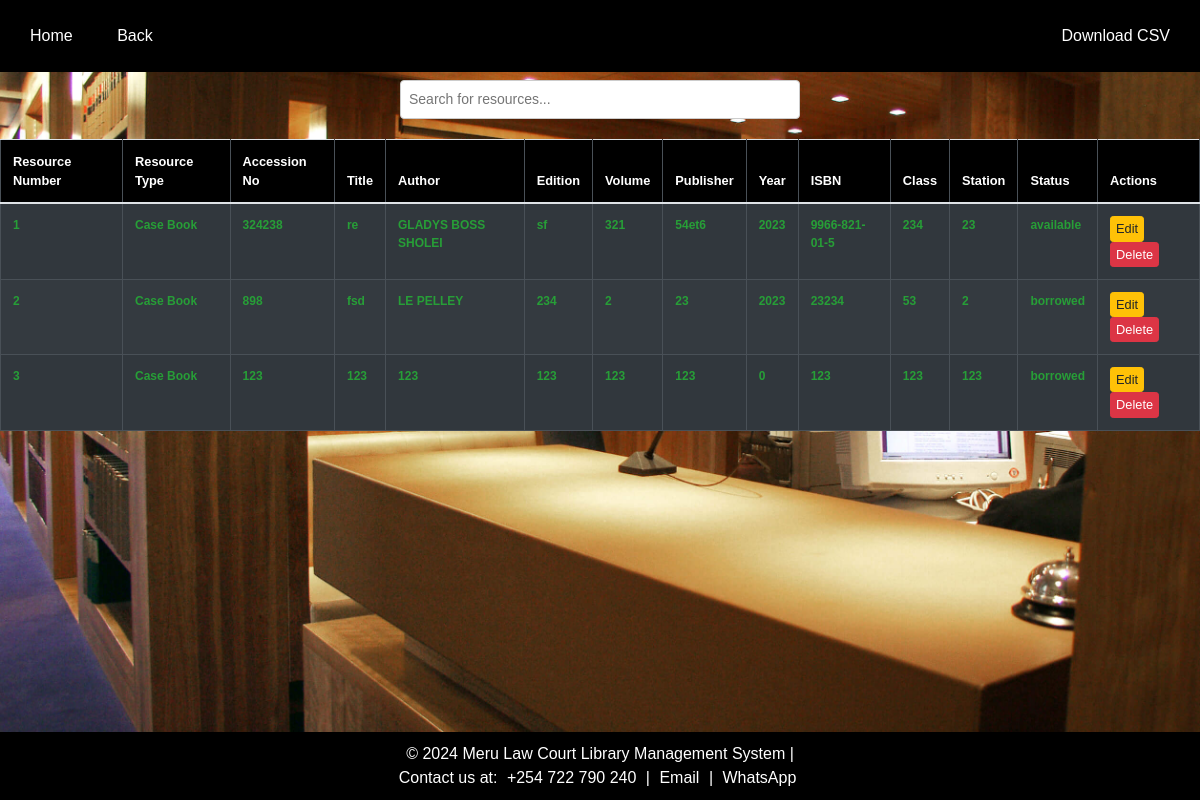
The page /case_books.php (signed in) on the database its author committed.
### tables this page shows
CREATE TABLE `resources` (
  `id` int(11) NOT NULL,
  `resource_number` int(11) NOT NULL,
  `accession_no` varchar(50) DEFAULT NULL,
  `title` varchar(255) DEFAULT NULL,
  `author` varchar(255) DEFAULT NULL,
  `edition` varchar(50) DEFAULT NULL,
  `volume` varchar(50) DEFAULT NULL,
  `publisher` varchar(255) DEFAULT NULL,
  `year_of_publication` year(4) DEFAULT NULL,
  `isbn` varchar(20) DEFAULT NULL,
  `class` varchar(50) DEFAULT NULL,
  `station` varchar(100) DEFAULT NULL,
  `status` enum('available','borrowed') DEFAULT 'available',
  `resource_type` enum('Case Book','Bound High Court Decision') NOT NULL,
  `index_number` varchar(255) DEFAULT NULL
);

### case_books.php (the view, shortened to what this page needs)
<?php
include 'db.php';
$stmt = $pdo->prepare("SELECT * FROM resources WHERE resource_type = 'Case Book' ORDER BY id");
$stmt->execute();
$resources = $stmt->fetchAll(PDO::FETCH_ASSOC);
?>
<!DOCTYPE html>
<html lang="en">
<head>
    <link rel="stylesheet" href="https://stackpath.bootstrapcdn.com/bootstrap/4.5.2/css/bootstrap.min.css">
    <link rel="stylesheet" href="styles.css">
</head>
<body>
<div class="navbar-top">
    <div>
        <a href="index.php" class="btn btn-secondary">Home</a>
        <a href="view_resources.php" class="btn btn-secondary">Back</a>
    </div>
    <div>
        <a href="download.php" class="btn btn-primary">Download CSV</a>
    </div>
</div>
<div class="content-wrapper">
    <div class="table-container">
        <div class="search-bar">
            <input type="text" id="searchInput" placeholder="Search for resources..." onkeyup="filterResources()">
        </div>
        <div class="table-responsive">
            <table class="table table-striped">
                <thead>
                    <tr class="tr">
                        <th class="sticky-header">Resource Number</th>
                        <th class="sticky-header">Resource Type</th>
                        <th class="sticky-header">Accession No</th>
                        <th class="sticky-header">Title</th>
                        <th class="sticky-header">Author</th>
                        <th class="sticky-header">Edition</th>
                        <th class="sticky-header">Volume</th>
                        <th class="sticky-header">Publisher</th>
                        <th class="sticky-header">Year</th>
                        <th class="sticky-header">ISBN</th>
                        <th class="sticky-header">Class</th>
                        <th class="sticky-header">Station</th>
                        <th class="sticky-header">Status</th>
                        <th class="sticky-header">Actions</th>
                    </tr>
                </thead>
                <tbody id="resourceTableBody">
                    <?php foreach ($resources as $index => $resource): ?>
                    <tr class="resource-row">
                        <td><?php echo $index + 1; ?></td>
                        <td><?php echo htmlspecialchars($resource['resource_type'] ?? ''); ?></td>
                        <td><?php echo htmlspecialchars($resource['accession_no'] ?? ''); ?></td>
                        <td><?php echo htmlspecialchars($resource['title'] ?? ''); ?></td>
                        <td><?php echo htmlspecialchars($resource['author'] ?? ''); ?></td>
                        <td><?php echo htmlspecialchars($resource['edition'] ?? ''); ?></td>
                        <td><?php echo htmlspecialchars($resource['volume'] ?? ''); ?></td>
                        <td><?php echo htmlspecialchars($resource['publisher'] ?? ''); ?></td>
                        <td><?php echo htmlspecialchars($resource['year_of_publication'] ?? ''); ?></td>
                        <td><?php echo htmlspecialchars($resource['isbn'] ?? ''); ?></td>
                        <td><?php echo htmlspecialchars($resource['class'] ?? ''); ?></td>
                        <td><?php echo htmlspecialchars($resource['station'] ?? ''); ?></td>
                        <td><?php echo htmlspecialchars($resource['status'] ?? ''); ?></td>
                        <td>
                            <a href="edit_resource.php?id=<?php echo $resource['id']; ?>" class="btn btn-warning btn-sm">Edit</a>
                            <a href="?delete_id=<?php echo $resource['id']; ?>" class="btn btn-danger btn-sm" onclick="return confirm('Are you sure you want to delete this resource?');">Delete</a>
                        </td>
                    </tr>
                    <?php endforeach; ?>
                </tbody>
            </table>
        </div>
    </div>
</div>
<div class="navbar-bottom">
    <p>&copy; 2024 Meru Law Court Library Management System |
    <div class="social-icons">
        Contact us at: <i class="fas fa-phone-alt"></i> <a href="tel:+254722790240">+254 722 790 240</a> |
        <a href="mailto:catemuthoni19@gmail.com"><i class="fas fa-envelope"></i> Email</a> |
        <a href="https://wa.me/0722790240"><i class="fab fa-whatsapp"></i> WhatsApp</a>
    </div>
</div>
</body>
</html>

### styles.css (style rules this page uses)
body { font-family: Arial, sans-serif; background-color: #f0f8ff; background-image: url('R.jfif'); background-size: cover; background-position: center; background-repeat: no-repeat; background-attachment: fixed; color: #37bd0a; display: flex; flex-direction: column; min-height: 100vh; margin: 0; }
.content-wrapper { flex: 1; }
.navbar-top { background-color: #004085; padding: 10px; text-align: center; }
.navbar-top a { color: #fff; padding: 14px 20px; text-decoration: none; display: inline-block; }
.navbar-bottom { background-color: #28a745; color: #fff; padding: 10px 0; text-align: center; position: fixed; bottom: 0; width: 100%; z-index: 1000; }
.navbar-bottom a { color: #fff; margin: 0 10px; text-decoration: none; }
.navbar-bottom p { margin: 0; }
p, li { color: white; }
a { color: #0066cc; }
table { width: 100%; border-collapse: collapse; }
table, th, td { border: 1px solid #ddd; }
th, td { padding: 8px; text-align: left; }
th { background-color: #004085; color: white; }
.navbar-bottom { margin-top: auto; }
.resource-row { color: rgb(39, 158, 55); font-weight: bold; font-size: 20px; }

### case_books.php (style rules this page uses)
html, body { height: 100%; margin: 0; font-size: 16px; }
.content-wrapper { display: flex; justify-content: center; align-items: center; height: calc(100vh - 120px); width: 100vw; overflow: auto; margin-top: 60px; }
.table-container { width: 100%; height: 100%; display: flex; flex-direction: column; }
.table-responsive { flex: 1; }
table { width: 100%; border-collapse: collapse; font-size: 0.8rem; table-layout: auto; background-color: #343a40; color: #ffffff; font-family: 'Arial', sans-serif; }
th, td { padding: 6px 10px; text-align: left; border: 1px solid #495057; vertical-align: top; height: auto; overflow: visible; text-overflow: ellipsis; white-space: normal; word-wrap: break-word; font-family: 'Verdana', sans-serif; font-size: 0.75rem; line-height: 1.5; }
th { background-color: #495057; color: white; font-weight: bold; height: 40px; }
.navbar-bottom { background-color: black; color: white; padding: 10px; text-align: center; position: fixed; bottom: 0; width: 100%; z-index: 1000; }
.navbar-bottom a { margin: 0 5px; color: white; }
.navbar-top { background-color: black; padding: 10px; position: fixed; top: 0; width: 100%; display: flex; justify-content: space-between; align-items: center; z-index: 1000; }
.navbar-top .btn { color: white; background-color: transparent; border: none; }
.sticky-header { background-color: black; color: white; text-align: left; font-weight: bold; position: sticky; top: 0; z-index: 100; font-family: 'Verdana', sans-serif; font-size: 0.8rem; line-height: 1.5; }
.btn-sm { font-size: 0.8rem; padding: 2px 5px; }
.search-bar { display: flex; justify-content: center; margin-bottom: 20px; margin-top: 20px; }
.search-bar input[type="text"] { width: 60%; max-width: 400px; padding: 8px; border-radius: 4px; border: 1px solid #ccc; font-size: 14px; }

### rows shown on the page
resources: resource_type "Case Book", accession_no "324238", title "re", author "GLADYS BOSS SHOLEI", edition "sf", volume "321", publisher "54et6", year_of_publication "2023", isbn "9966-821-01-5", class "234", station "23", status "available"
resources: resource_type "Case Book", accession_no "898", title "fsd", author "LE PELLEY", edition "234", volume "2", publisher "23", year_of_publication "2023", isbn "23234", class "53", station "2", status "borrowed"
resources: resource_type "Case Book", accession_no "123", title "123", author "123", edition "123", volume "123", publisher "123", year_of_publication "0", isbn "123", class "123", station "123", status "borrowed"
